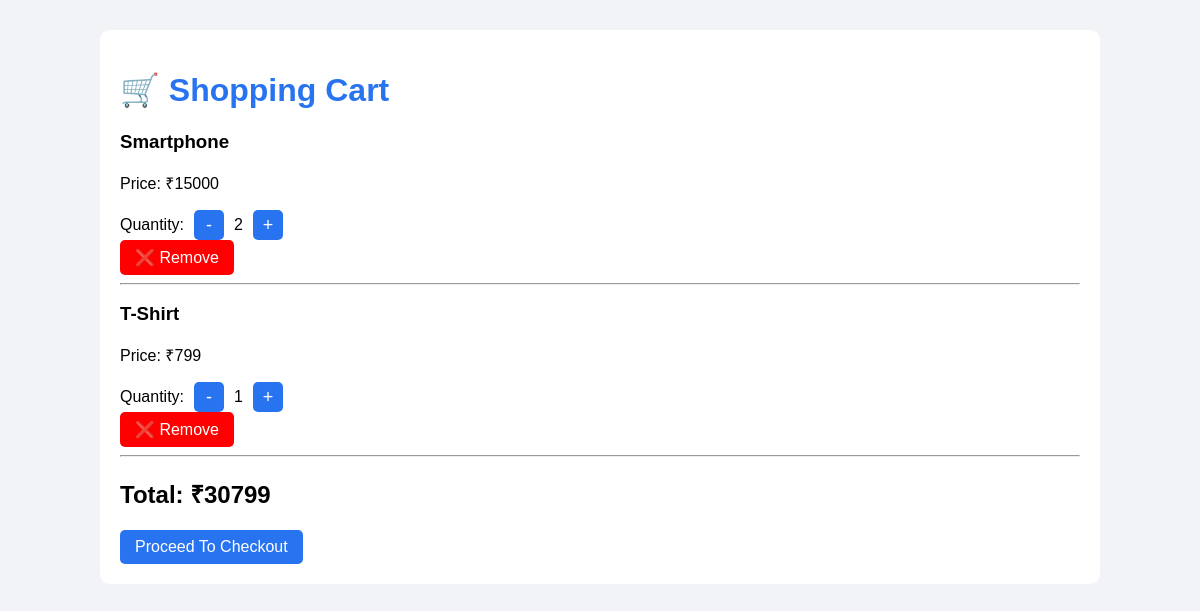
The app's page /cart/ (signed in) with its own data.
### store/models.py (models this page shows, shortened)
class Cart(models.Model):
    user = models.ForeignKey(User, on_delete=models.CASCADE)
    product = models.ForeignKey(Product, on_delete=models.CASCADE)
    quantity = models.IntegerField(default=1)

class Product(models.Model):
    name = models.CharField(max_length=100)
    description = models.TextField()
    price = models.IntegerField()
    image = models.ImageField(upload_to='products/')

### store/views.py (the view)
# urls.py: path("cart/", views.cart, name="cart"),
@login_required(login_url="login")
def cart(request):
    cart_items = Cart.objects.filter(user=request.user)
    total = 0
    for item in cart_items:
        total += item.product.price * item.quantity
    return render(request, "cart.html", {
        "cart_items": cart_items,
        "total": total
    })

### templates/cart.html (shortened to what this page needs)
<!doctype html>
<html>
  <head>
    {% load static %}
    <link rel="stylesheet" href="{% static 'css/style.css' %}" />
  </head>
  <body>
    <div class="cart-container">
      <h1>🛒 Shopping Cart</h1>
      {% for item in cart_items %}
      <h3>{{ item.product.name }}</h3>
      <p>Price: ₹{{ item.product.price }}</p>
      <div class="quantity-box">
        <span>Quantity:</span>
        <a href="{% url 'decrease_quantity' item.id %}">
          <button>-</button>
        </a>
        <span>{{ item.quantity }}</span>
        <a href="{% url 'increase_quantity' item.id %}">
          <button>+</button>
        </a>
      </div>
      <a href="{% url 'remove_from_cart' item.id %}">
        <button class="remove-btn">❌ Remove</button>
      </a>
      <hr />
      {% empty %}
      <h2>Your Cart is Empty</h2>
      {% endfor %}
      <h2>Total: ₹{{ total }}</h2>
      <a href="{% url 'checkout' %}">
        <button>Proceed To Checkout</button>
      </a>
    </div>
  </body>
</html>

### store/static/css/style.css (style rules this page uses)
body { margin:0; font-family:Arial,sans-serif; background:#f5f5f5; }
h1 { color:#2874f0; }
button { background:#2874f0; color:white; border:none; padding:8px 15px; font-size:16px; border-radius:5px; cursor:pointer; }
body { font-family: Arial, sans-serif; background:#f1f3f6; }
.cart-container { width:80%; margin:auto; background:white; padding:20px; margin-top:30px; border-radius:10px; }
.remove-btn { background:red; color:white; border:none; padding:8px 15px; border-radius:5px; cursor:pointer; }
.quantity-box { display: flex; align-items: center; gap: 10px; }
.quantity-box button { width: 30px; height: 30px; padding: 0; font-size: 18px; line-height: 30px; cursor: pointer; }

### records on screen
Cart: product.name "Smartphone", product.price "15000", quantity "2"
Cart: product.name "T-Shirt", product.price "799", quantity "1"

### other values on screen
{{ total }} "30799"
